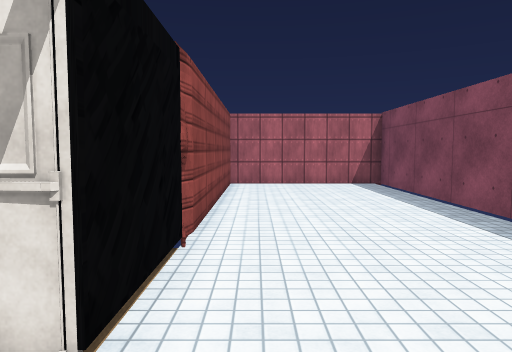
View 1 (above)

17 first-person views from a walk through a 3-D level made in the Unity game engine. The camera is 1.5 m above the floor, tilts 4° down and sees 70° across. The floor is counted in squares, 0.88 m on a side. Each view is taken from the middle of a square. On the plan, view 1 faces up. The plan holds only what a view shows up to about 17 squares ahead; the rest is blank. The place goes on beyond the plan. The player character is not drawn. Door leaves are left out, so doorways stand open. Some surface patterns are stand-ins.

View 2
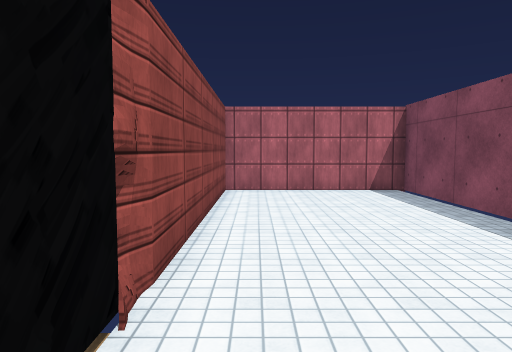

View 3
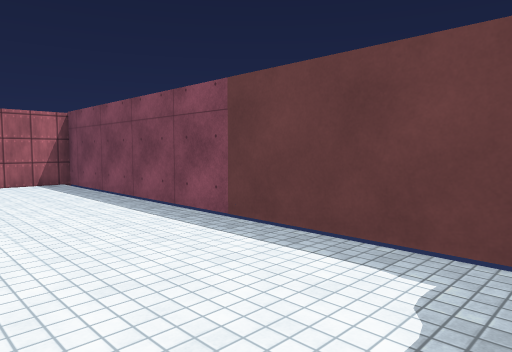

View 4
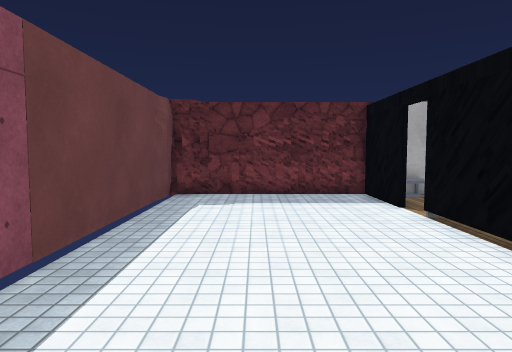

View 5
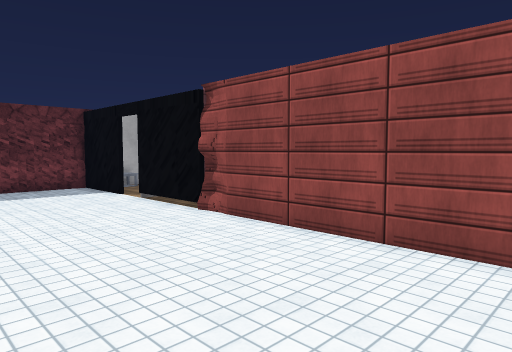

View 6
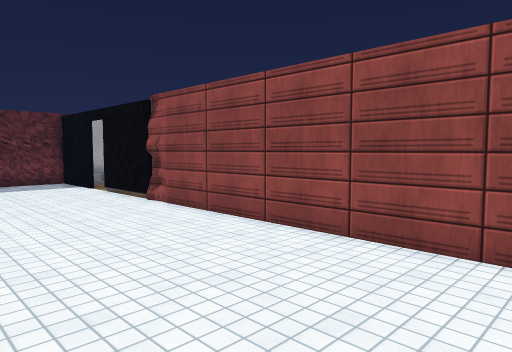

View 7
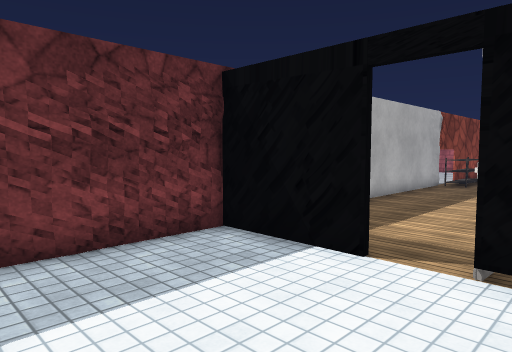

View 8
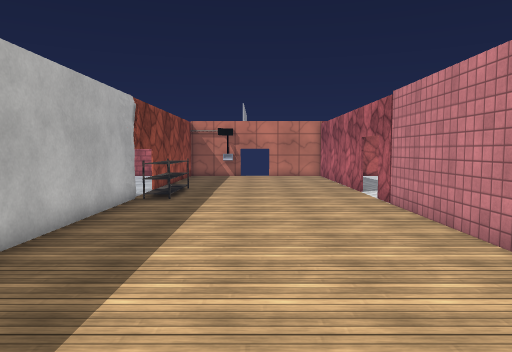

View 9
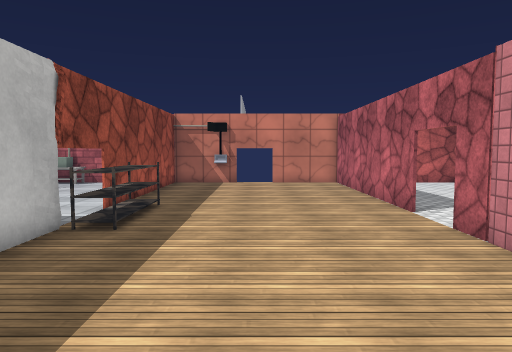

View 10
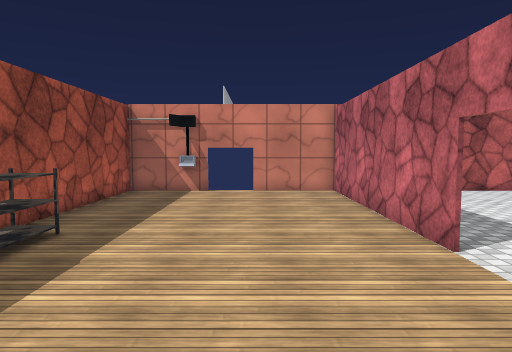

View 11
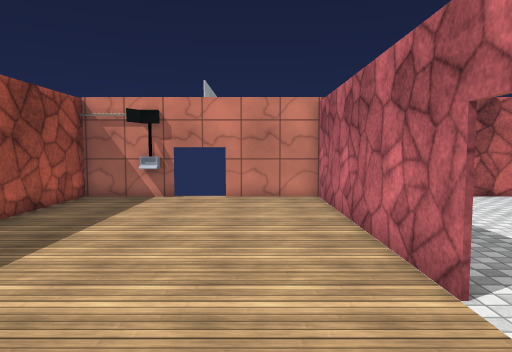

View 12
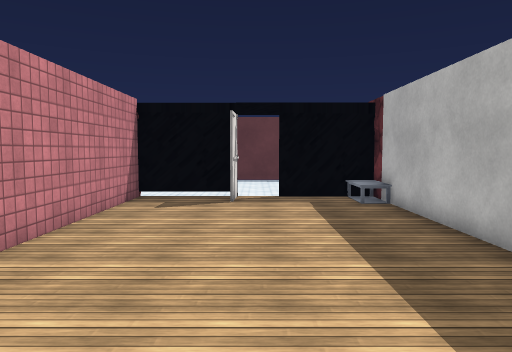

View 13
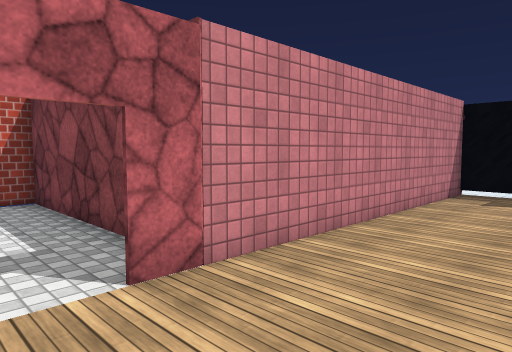

View 14
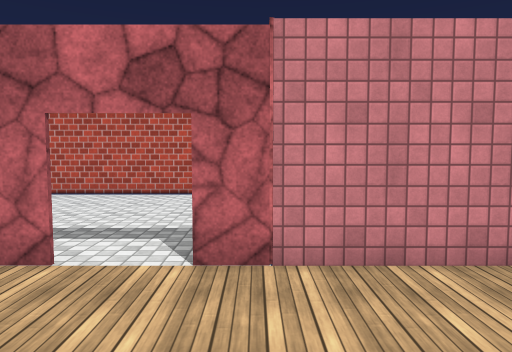

View 15
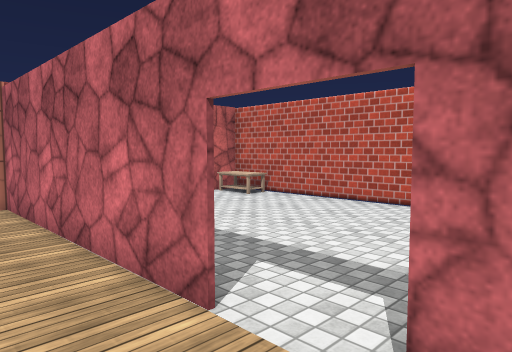

View 16
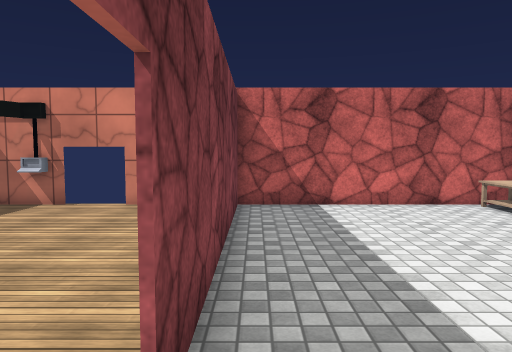

View 17
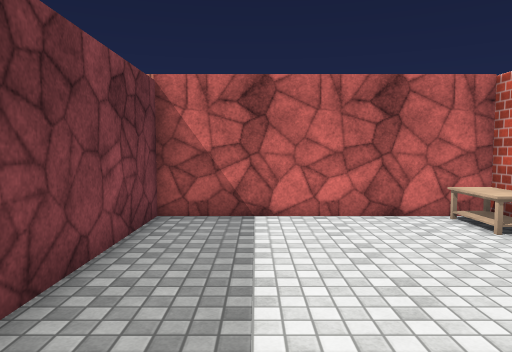

### Floor plan
Ten units are one square. View 1 is at (0, 0); x grows to the right and y downward. Boxes are objects, and circles mark ways between rooms. Rooms are numbered by the first view taken in them; rooms with no view inside come last. Other rooms are left out.
<svg viewBox="-275 -193 344 226">
<path fill="none" stroke="#000" d="M-13 -76 -14 -66 -12 -63M-13 -76 -15 -68 -14 -63M-13 -76 -16 -69M-13 -71 -12 -63M-14 -64 -14 -63M-13 -13 -13 24 2 22M62 11 64 4 64 -188 -13 -188 -13 -26M22 21 29 23M7 21 33 25M62 14 64 2M54 19 58 19M-7 21 20 25M23 25 40 28M48 23 53 19 58 18M45 24 55 21M62 19 62 13M-10 23 46 23 56 18M-5 25 7 22M53 23 63 23M-10 25 33 21M-152 23 -144 22M-170 -63 -265 -63M-185 10 -148 10 -148 22 -140 23M-260 -5 -260 2M-265 -5 -262 -5 -262 1M-15 -48 -15 -60M-265 -59 -265 23 -10 23M-12 -63 -150 -63M-164 -151 -265 -151 -265 -59M-138 -88 -138 -151 -147 -151M-265 -64 -170 -64M-243 -149 -243 -139 -262 -139"/>
<rect x="-25" y="-105" width="10" height="10" fill="#bbb"><title>other object</title></rect>
<circle cx="-10" cy="-20" r="3" fill="#2a7"/>
<circle cx="-160" cy="-60" r="3" fill="#2a7"/>
<text x="20" y="-90">1</text>
<text x="-140" y="-20">2</text>
<text x="-200" y="-100">3</text>
</svg>
Room 1 opens to room 2. Room 2 opens to room 3.

Where each view was taken, in squares from view 1:
view 1: 0 up, 0 right, facing up
view 2: 3 up, 0 right, facing up
view 3: 1 down, 0 right, facing up-right
view 4: 12 up, 3 right, facing down
view 5: 15 up, 5 right, facing down-left
view 6: 18 up, 5 right, facing down-left
view 7: 4 up, 4 right, facing down-left
view 8: 2 up, 2 left, facing left
view 9: 2 up, 7 left, facing left
view 10: 3 up, 11 left, facing left
view 11: 4 up, 13 left, facing left
view 12: 2 up, 15 left, facing right
view 13: 2 up, 17 left, facing up-right
view 14: 1 up, 14 left, facing up
view 15: 4 up, 14 left, facing up-left
view 16: 7 up, 15 left, facing left
view 17: 9 up, 17 left, facing left
